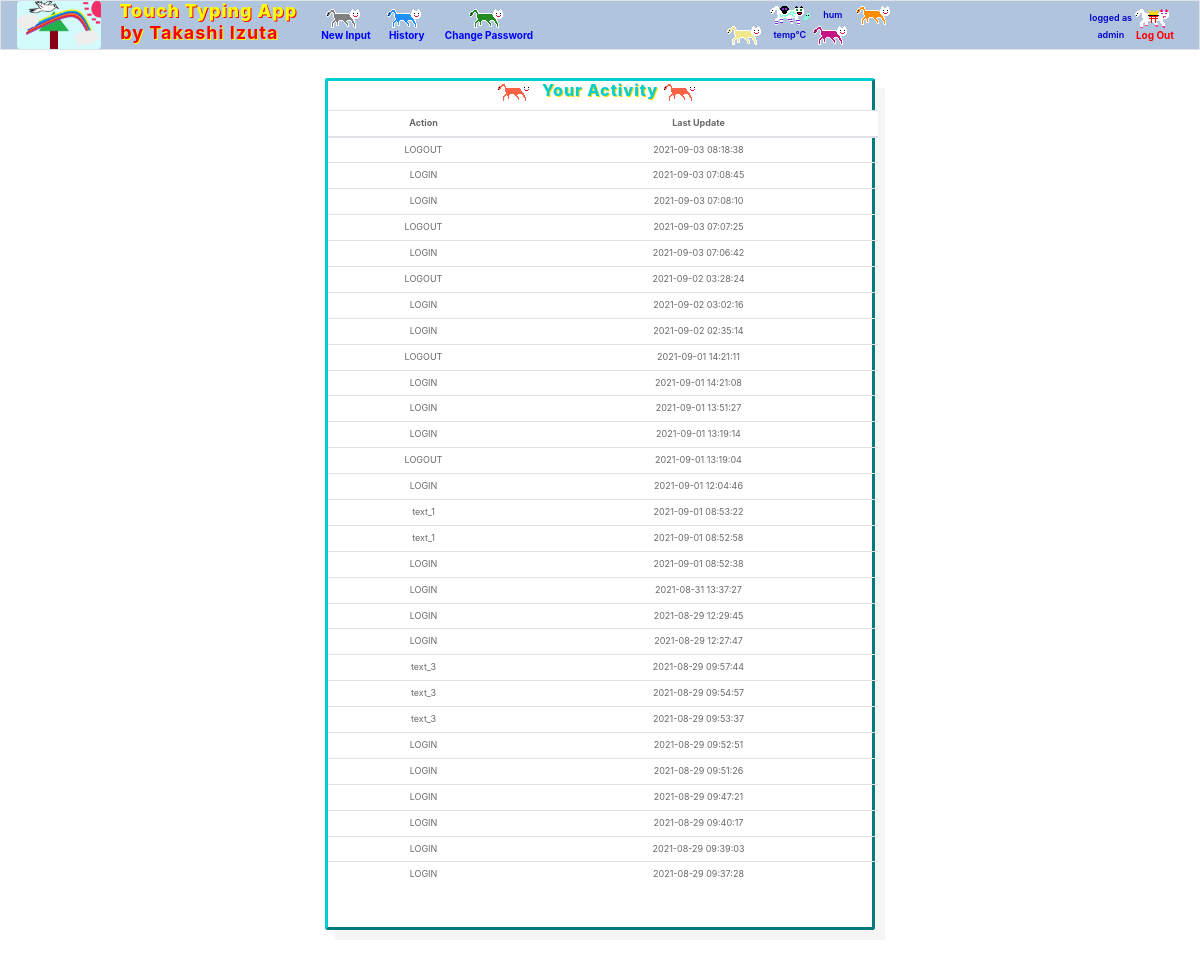
Screenshot of /history (signed in) with the database file from the repository.
### tables this page shows
CREATE TABLE history (id INTEGER PRIMARY KEY, user_id INTEGER NOT NULL, activity TEXT NOT NULL, last_update DEFAULT CURRENT_TIMESTAMP NOT NULL);

### application.py (the view)
@app.route("/history")
@login_required
def history():
    """履歴の表示"""
    conn = sqlite3.connect('touch_typing.db')
    db = conn.cursor()
    user_info = []
    db.execute("SELECT * FROM history WHERE user_id = :user ORDER BY last_update DESC",
                {"user":session["user_id"]})
    user_db = db.fetchall()
    for row in user_db:
        user_info.append(list((row[2], row[3])))
    conn.commit()
    conn.close()
    return render_template("history.html", user_info=user_info, current_user = session["user_id"])

### application.py (called while the page is built)
@app.after_request
def after_request(response):
    response.headers["Cache-Control"] = "no-cache, no-store, must-revalidate"
    response.headers["Expires"] = 0
    response.headers["Pragma"] = "no-cache"
    return response

### helpers.py (called while the page is built)
def login_required(f):
    @wraps(f)
    def decorated_function(*args, **kwargs):
        if session.get("user_id") is None:
            return redirect("/login")
        return f(*args, **kwargs)
    return decorated_function

### templates/history.html (shortened to what this page needs)
{% extends "layout.html" %}
{% block main %}
	<link href="/static/history.css" rel="stylesheet">
  <div id="history_wrapper">
	  <h6 class="h_6_1"> <img src="/static/cat11.png" class="cat_img"> Your Activity <img src="/static/cat11.png" class="cat_img"> </h6>
    <table class="table display_table">
      <thead id="table_thead">
        <tr class="table_row">
          <th scope="col">Action </th>
          <th scope="col">Last Update</th>
        </tr>
      </thead>
      <tbody>
    {% for user in user_info %}
      <tr>
        <td scope="row">{{ user[0] }}</td>
        <td>{{ user[1] }}</td>
      </tr>
    {% endfor %}
      </tbody>
    </table>
    <br>
  </div>
  	<br>
{% endblock %}

### static/styles.css (style rules this page uses)
main img { max-width: 100%; }
.cat_img { height:20px; object-fit:contain; }

### static/history.css (style rules this page uses)
#history_wrapper { border-radius:3px; border-style: outset; border-color: #00ced1; margin-right:auto; margin-left:auto; width:550px; box-shadow: 10px 10px #f5f5f5; }
.h_6_1 { color: #00ced1; font-weight:800; text-shadow: 1px 1px #ffd700; white-space: nowrap; overflow: hidden; text-overflow: ellipsis; letter-spacing:1px; }
.display_table { margin-left:auto; margin-right:auto; width:550px; color:#696969; font-size:xx-small; line-height:0.1; }
#table_thead { background-color:white; }
.table_row { background-color:white; }

### rows the page displays
history: activity "LOGOUT", last_update "2021-09-03 08:18:38"
history: activity "LOGIN", last_update "2021-09-03 07:08:45"
history: activity "LOGIN", last_update "2021-09-03 07:08:10"
history: activity "LOGOUT", last_update "2021-09-03 07:07:25"
history: activity "LOGIN", last_update "2021-09-03 07:06:42"
history: activity "LOGOUT", last_update "2021-09-02 03:28:24"
history: activity "LOGIN", last_update "2021-09-02 03:02:16"
history: activity "LOGIN", last_update "2021-09-02 02:35:14"
history: activity "LOGOUT", last_update "2021-09-01 14:21:11"
history: activity "LOGIN", last_update "2021-09-01 14:21:08"
history: activity "LOGIN", last_update "2021-09-01 13:51:27"
history: activity "LOGIN", last_update "2021-09-01 13:19:14"
history: activity "LOGOUT", last_update "2021-09-01 13:19:04"
history: activity "LOGIN", last_update "2021-09-01 12:04:46"
history: activity "text_1", last_update "2021-09-01 08:53:22"
history: activity "text_1", last_update "2021-09-01 08:52:58"
history: activity "LOGIN", last_update "2021-09-01 08:52:38"
history: activity "LOGIN", last_update "2021-08-31 13:37:27"
history: activity "LOGIN", last_update "2021-08-29 12:29:45"
history: activity "LOGIN", last_update "2021-08-29 12:27:47"
history: activity "text_3", last_update "2021-08-29 09:57:44"
history: activity "text_3", last_update "2021-08-29 09:54:57"
history: activity "text_3", last_update "2021-08-29 09:53:37"
history: activity "LOGIN", last_update "2021-08-29 09:52:51"
history: activity "LOGIN", last_update "2021-08-29 09:51:26"
history: activity "LOGIN", last_update "2021-08-29 09:47:21"
history: activity "LOGIN", last_update "2021-08-29 09:40:17"
history: activity "LOGIN", last_update "2021-08-29 09:39:03"
history: activity "LOGIN", last_update "2021-08-29 09:37:28"

### other values shown
{{ session.humidity }} "hum"
{{ session.temperature }} "temp"
{{ session.user_name }} "admin"
